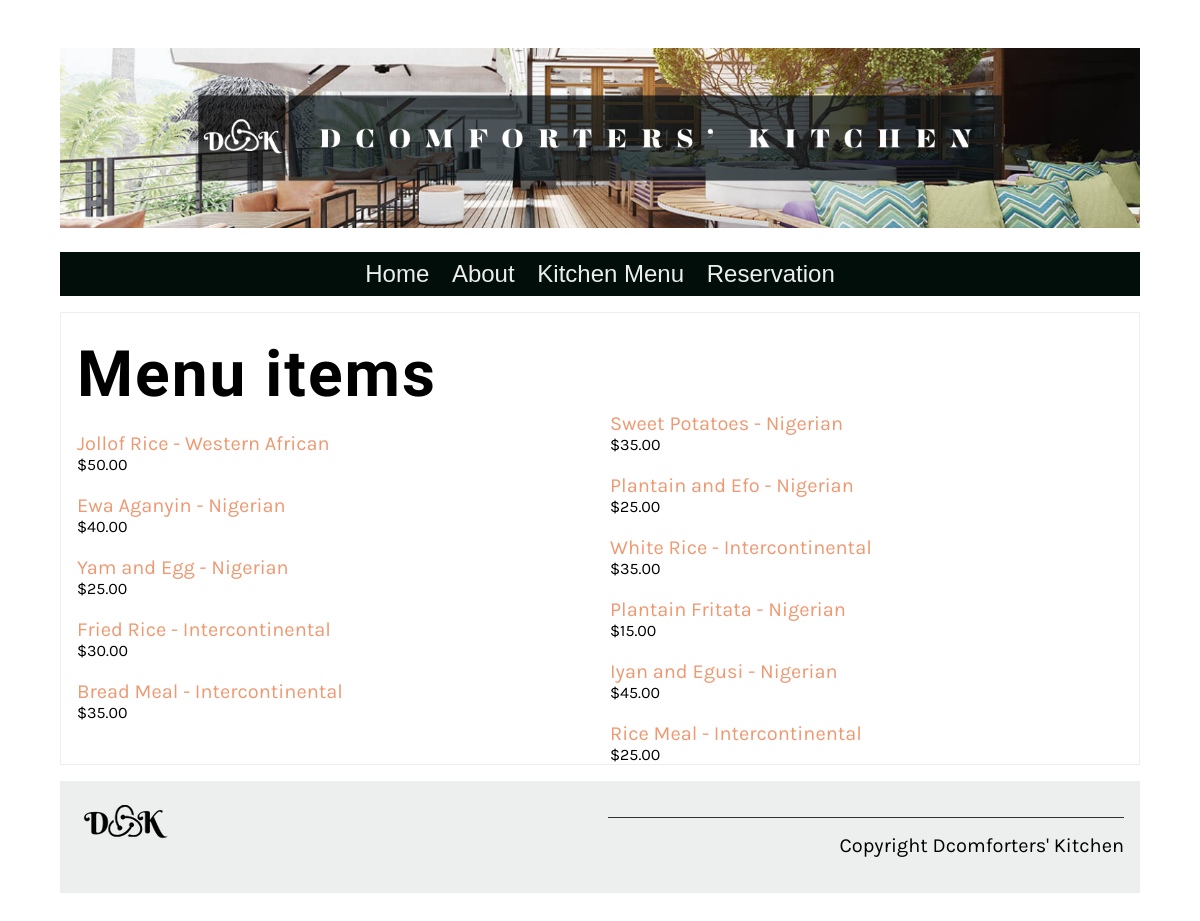
Before: /kitchen/ with the older database file.
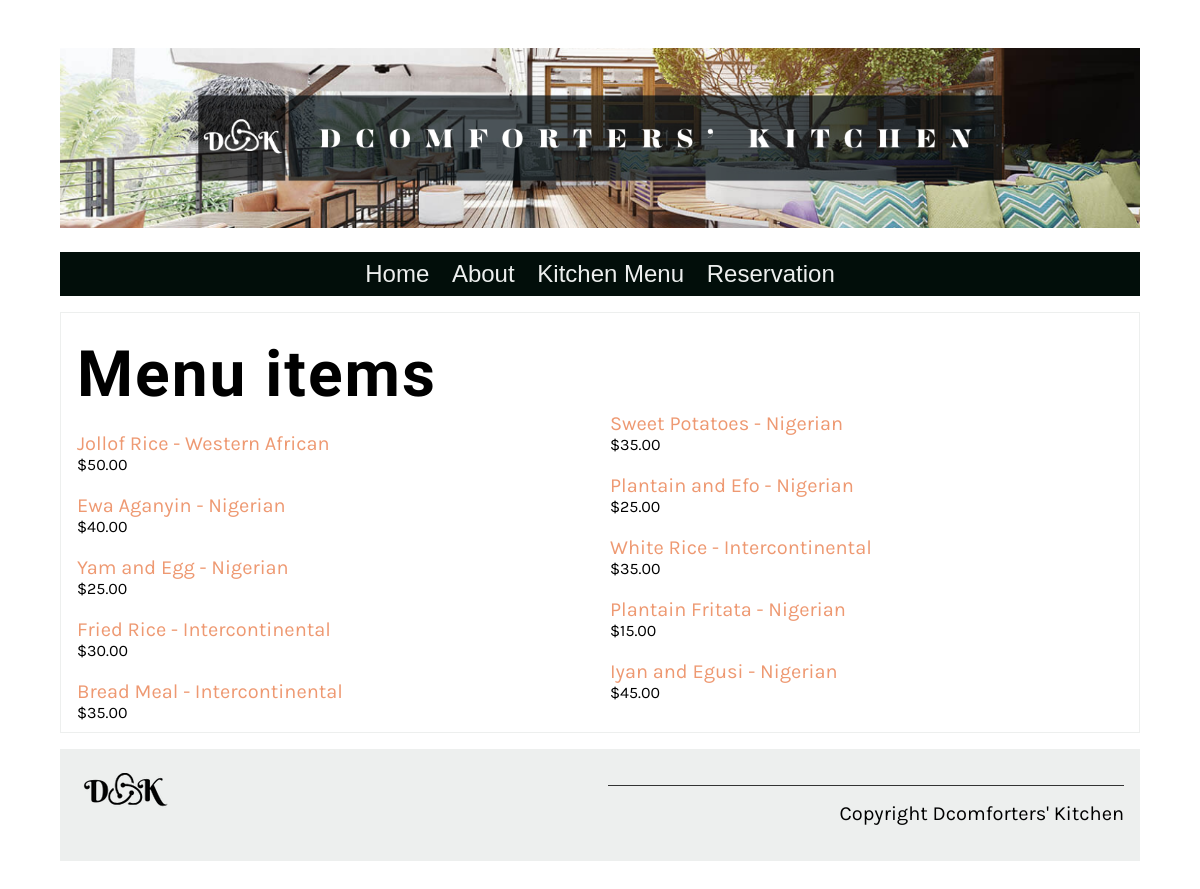
After: the same page with the newer database file.
### newapp/models.py (models this page shows, shortened)
class Menu(models.Model):
    food_name = models.CharField(max_length=100)
    cuisine = models.CharField(max_length=100)
    item_description = models.TextField(max_length=1000, default='')
    price = models.DecimalField(max_digits=10, decimal_places=2, null=True, blank=True)
    prep_time = models.IntegerField(default=25)
    calories = models.IntegerField(default=1000)

### newapp/views.py (the view)
# urls.py: path('kitchen/', views.kitchen, name='kitchen'),
def kitchen(request):
    menu = Menu.objects.all().values()
    template = loader.get_template('kitchen.html')
    context = {'menu' : menu}
    return HttpResponse(template.render(context, request))

### newapp/templates/kitchen.html
{% extends 'base.html' %}
{% load static %}
{% block content %}
<section>
    <article>
        <h1>Menu items</h1>
        <div class="menu-columns">
            {% for item in menu %}
            <p>
                <a href="menu_details/{{ item.id }}">
                    {{ item.food_name }} - {{ item.cuisine }}
                </a>
                <span class="menu-price">
                    ${{ item.price }}
                </span>
            </p>
            {% endfor %}
        </div>
    </article>
</section>
{% endblock %}

Changed rows visible on the page:
removed Menu: food_name "Rice Meal", cuisine "Intercontinental", price "25.00"
